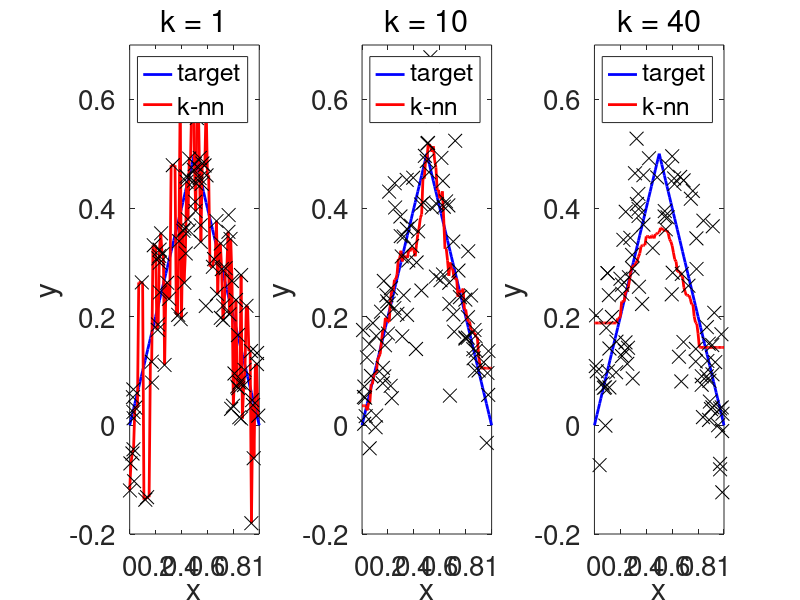

This figure's MATLAB source:
clear all
seed=1;
randn('state',seed);
rand('state',seed);

try
    ccc=openfig('plots_1D.fig');
catch
    disp('missing figure file')
end


n = 100;
std_noise = .1;
Xtrain = rand(n,1);
ytrain = .5 - abs( Xtrain - .5 ) + std_noise * randn(n,1);
Xtest = (0:.01:1)';
ytest = .5 - abs( Xtest - .5 );
k = 1;
ftest = Xtest * 0;

for itest = 1:length(Xtest)
    x = Xtest(itest);
    [a,b] = sort(abs(Xtrain-x),'ascend');
    ftest(itest) = mean(ytrain(b(1:k)));
end
subplot(1,3,1);
plot(Xtest,ytest,'b','linewidth',2); hold on;
plot(Xtest,ftest,'r','linewidth',2);
plot(Xtrain,ytrain,'xk','markersize',10); hold off
axis([0 1 -0.2 0.7]);
set(gca,'fontsize',20);
legend('target','k-nn');
xlabel('x');
ylabel('y');
title(sprintf('k = %d',k),'FontWeight','normal')


n = 100;
std_noise = .1;
Xtrain = rand(n,1);
ytrain = .5 - abs( Xtrain - .5 ) + std_noise * randn(n,1);
Xtest = (0:.01:1)';
ytest = .5 - abs( Xtest - .5 );
k = 10;
ftest = Xtest * 0;

for itest = 1:length(Xtest)
    x = Xtest(itest);
    [a,b] = sort(abs(Xtrain-x),'ascend');
    ftest(itest) = mean(ytrain(b(1:k)));
end
subplot(1,3,2);
plot(Xtest,ytest,'b','linewidth',2); hold on;
plot(Xtest,ftest,'r','linewidth',2);
plot(Xtrain,ytrain,'xk','markersize',10); hold off
axis([0 1 -0.2 0.7]);
set(gca,'fontsize',20);
legend('target','k-nn');
xlabel('x');
ylabel('y');
title(sprintf('k = %d',k),'FontWeight','normal')



n = 100;
std_noise = .1;
Xtrain = rand(n,1);
ytrain = .5 - abs( Xtrain - .5 ) + std_noise * randn(n,1);
Xtest = (0:.01:1)';
ytest = .5 - abs( Xtest - .5 );
k = 40;
ftest = Xtest * 0;

for itest = 1:length(Xtest)
    x = Xtest(itest);
    [a,b] = sort(abs(Xtrain-x),'ascend');
    ftest(itest) = mean(ytrain(b(1:k)));
end
subplot(1,3,3);
plot(Xtest,ytest,'b','linewidth',2); hold on;
plot(Xtest,ftest,'r','linewidth',2);
plot(Xtrain,ytrain,'xk','markersize',10); hold off
axis([0 1 -0.2 0.7]);
set(gca,'fontsize',20);
legend('target','k-nn');
xlabel('x');
ylabel('y');
title(sprintf('k = %d',k),'FontWeight','normal')


try
    print('-depsc', 'knn_1D.eps');
    close(ccc)
catch
    disp('missing figure file')
end

